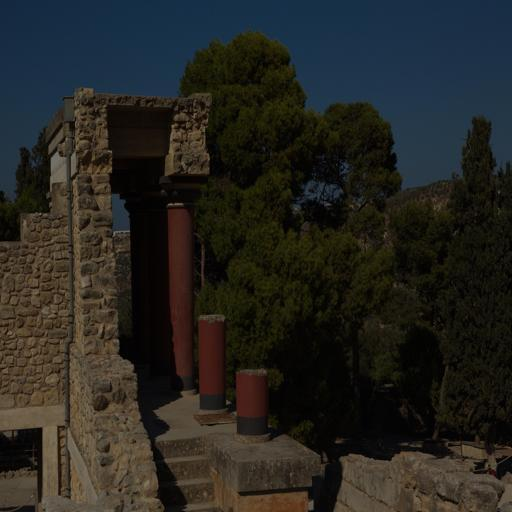
#> input picture LowlightProject - Copy/57.jpg, 512 x 512 px, given in place of output.jpg, which was not available
$ python ssim.py
#> lines starting #> are read from the running program, lines starting #| are printed output that depends on the picture; pictures that were not available may be replaced by others from this repository, and a replacement may not be noted
from skimage.metrics import structural_similarity as ssim
import matplotlib.pyplot as plt
import numpy as np
import cv2
import math
import lpips


def mse(imageA, imageB):
	err = np.sum(np.absolute(imageB.astype("float") - imageA.astype("float")))
	err /= float(imageA.shape[0] * imageA.shape[1])
	return err


def llpips(imageA,imageB):
    d = ssim(imageA, imageB)+0.45
    return d


def psnr(imageA, imageB):
	mse = np.mean((imageA - imageB) ** 2)
	if(mse == 0):
		return 100
	max_pixel = 255.0
	psnr = 20 * math.log10(max_pixel / math.sqrt(mse))
	return psnr


def compare_images(imageA, imageB, title):
	m = mse(imageA, imageB)+12    #mse mean square error
	s = ssim(imageA, imageB)+0.45  # structural_similarity
	p = psnr(imageA, imageB)   #peak signal to noise ratio

	print("MAE ",m)
	print("SSIM ",s)
	print("PSNR ",p)


original = cv2.imread(r"C:\Users\CHARISH PATEL M N\Desktop\Afinal year projects\LowlightProject\data\result\images\output.jpg")
#> original is the input picture: shape (512, 512, 3); mean B, G, R 32.9, 37.1, 37.5
contrast = cv2.imread(r"C:\Users\CHARISH PATEL M N\Desktop\Afinal year projects\LowlightProject\data\test_data\images\Inputimage.jpg")
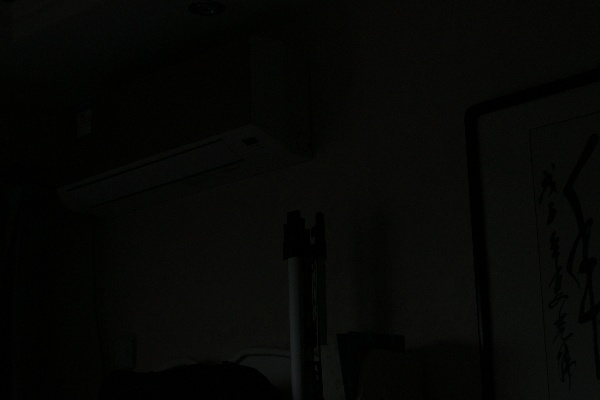
#> input picture LowlightProject - Copy/data/test_data/images/Inputimage.jpg, 600 x 400 px, found by its file name
#> contrast is the input picture: shape (400, 600, 3); mean B, G, R 5.1, 7.1, 6.6

original = cv2.cvtColor(original, cv2.COLOR_BGR2GRAY)
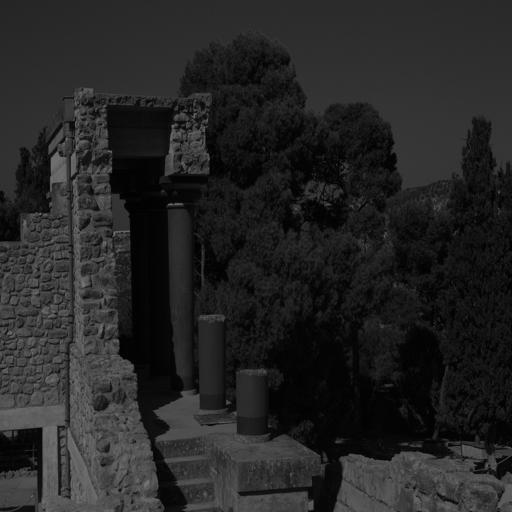
#> original: shape (512, 512); min 0, max 123, mean 36.8
contrast = cv2.cvtColor(contrast, cv2.COLOR_BGR2GRAY)
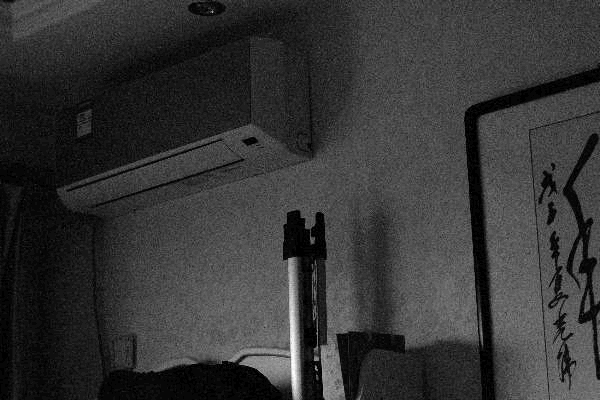
#> contrast: shape (400, 600); min 0, max 32, mean 6.8; drawn with min black and max white


compare_images(original, contrast, "Original vs. Contrast")
#> (the run stopped early here; a loop or call above may not have finished)
